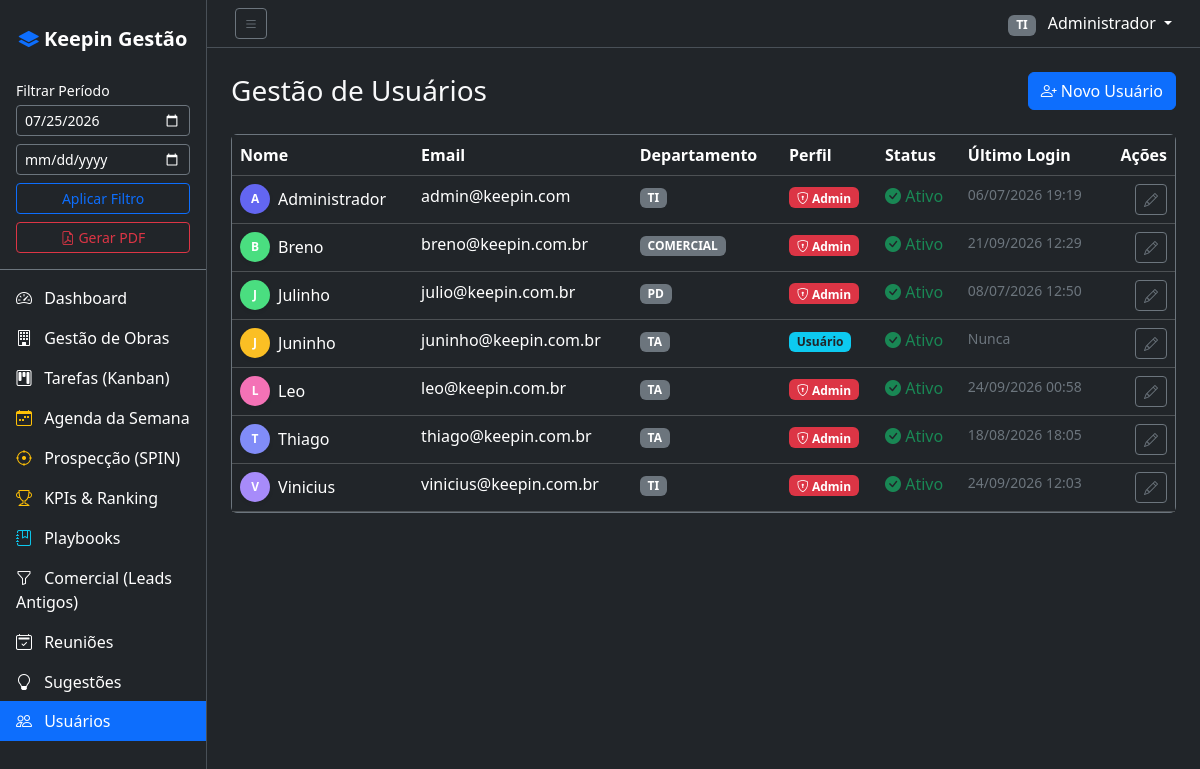
The app's page /?page=users (signed in) with its own data.
### tables this page shows
CREATE TABLE users (
            id INTEGER PRIMARY KEY AUTOINCREMENT,
            name TEXT NOT NULL,
            email TEXT UNIQUE NOT NULL,
            password TEXT NOT NULL,
            role TEXT NOT NULL DEFAULT 'user',
            department TEXT NOT NULL,
            avatar_color TEXT DEFAULT '#6366f1',
            active INTEGER DEFAULT 1,
            created_at DATETIME DEFAULT CURRENT_TIMESTAMP,
            last_login DATETIME
        );

### controllers/UserController.php (called while the page is built, shortened)
<?php
require_once __DIR__ . '/../auth.php';
class UserController {
    public function index() {
        $db = Database::getConnection();
        $users = $db->query("SELECT * FROM users ORDER BY name ASC")->fetchAll();
        require_once __DIR__ . '/../views/layout/header.php';
        require_once __DIR__ . '/../views/users/index.php';
        require_once __DIR__ . '/../views/layout/footer.php';
    }
}

### index.php (called while the page is built, shortened)
<?php
require_once __DIR__ . '/auth.php';
$action = isset($_GET['action']) ? $_GET['action'] : 'index';
$controller = new $controllerName();
$controller->$action();

### auth.php (called while the page is built, shortened)
<?php
function isLoggedIn() {
    return isset($_SESSION['user_id']);
}
function getCurrentUser() {
    return isset($_SESSION['user']) ? $_SESSION['user'] : null;
}
function isAdmin() {
    $user = getCurrentUser();
    return $user && $user['role'] === 'admin';
}
function getGlobalFilterStart() {
    return $_SESSION['filter_start'];
}
function getGlobalFilterEnd() {
    return $_SESSION['filter_end'];
}

### views/users/index.php (the view, shortened to what this page needs)
<div class="d-flex justify-content-between align-items-center mb-4">
    <h1 class="h3 text-light mb-0">Gestão de Usuários</h1>
    <button type="button" class="btn btn-primary" data-bs-toggle="modal" data-bs-target="#newUserModal">
        <i class="bi bi-person-plus"></i> Novo Usuário
    </button>
</div>
<div class="card bg-dark border-secondary">
    <div class="card-body p-0">
        <div class="table-responsive">
            <table class="table table-dark table-hover mb-0">
                <thead>
                    <tr>
                        <th>Nome</th>
                        <th>Email</th>
                        <th>Departamento</th>
                        <th>Perfil</th>
                        <th>Status</th>
                        <th>Último Login</th>
                        <th class="text-end">Ações</th>
                    </tr>
                </thead>
                <tbody>
                    <?php foreach($users as $u): ?>
                        <tr>
                            <td>
                                <div class="d-flex align-items-center">
                                    <div class="avatar shadow-sm me-2" style="width:30px; height:30px; border-radius:50%; background-color:<?= $u['avatar_color'] ?>; display:flex; align-items:center; justify-content:center; font-size:12px; font-weight:bold; color:white;">
                                        <?= strtoupper(substr($u['name'], 0, 1)) ?>
                                    </div>
                                    <?= htmlspecialchars($u['name']) ?>
                                </div>
                            </td>
                            <td><?= htmlspecialchars($u['email']) ?></td>
                            <td><span class="badge bg-secondary"><?= htmlspecialchars($u['department']) ?></span></td>
                            <td>
                                <?php if($u['role'] === 'admin'): ?>
                                    <span class="badge bg-danger"><i class="bi bi-shield-lock"></i> Admin</span>
                                <?php else: ?>
                                    <span class="badge bg-info text-dark">Usuário</span>
                                <?php endif; ?>
                            </td>
                            <td>
                                <?php if($u['active']): ?>
                                    <span class="text-success"><i class="bi bi-check-circle-fill"></i> Ativo</span>
                                <?php else: ?>
                                    <span class="text-danger"><i class="bi bi-x-circle-fill"></i> Inativo</span>
                                <?php endif; ?>
                            </td>
                            <td class="text-secondary small">
                                <?= $u['last_login'] ? date('d/m/Y H:i', strtotime($u['last_login'])) : 'Nunca' ?>
                            </td>
                            <td class="text-end">
                                <button class="btn btn-sm btn-outline-secondary" title="Editar"><i class="bi bi-pencil"></i></button>
                            </td>
                        </tr>
                    <?php endforeach; ?>
                </tbody>
            </table>
        </div>
    </div>
</div>

### views/layout/header.php (shortened to what this page needs)
<?php
$user = getCurrentUser();
$page = isset($_GET['page']) ? $_GET['page'] : 'dashboard';
?>
<!DOCTYPE html>
<html lang="pt-BR" data-bs-theme="dark">
<head>
    <link href="https://cdn.jsdelivr.net/npm/bootstrap@5.3.2/dist/css/bootstrap.min.css" rel="stylesheet">
    <link href="https://cdn.jsdelivr.net/npm/bootstrap-icons@1.11.1/font/bootstrap-icons.css" rel="stylesheet">
    <link href="<?= BASE_URL ?>/assets/css/app.css" rel="stylesheet">
</head>
<body>
    <div class="d-flex" id="wrapper">
        <?php if (isLoggedIn()): ?>
        <div class="bg-dark border-end" id="sidebar-wrapper">
            <div class="sidebar-heading text-center py-4 text-white fs-5 fw-bold">
                <i class="bi bi-layers-fill text-primary"></i> Keepin Gestão
            </div>
            <div class="px-3 pb-3 border-bottom border-secondary mb-2">
                <form method="GET" action="<?= BASE_URL ?>/">
                    <label class="form-label text-white small mb-1">Filtrar Período</label>
                    <input type="date" name="filter_start" class="form-control form-control-sm bg-dark text-white border-secondary mb-2" value="<?= htmlspecialchars(getGlobalFilterStart()) ?>">
                    <input type="date" name="filter_end" class="form-control form-control-sm bg-dark text-white border-secondary mb-2" value="<?= htmlspecialchars(getGlobalFilterEnd()) ?>">
                    <button class="btn btn-sm btn-outline-primary w-100 mb-2" type="submit">Aplicar Filtro</button>
                </form>
                <a href="<?= BASE_URL ?>/?page=report&action=pdf" target="_blank" class="btn btn-sm btn-outline-danger w-100">
                    <i class="bi bi-file-earmark-pdf"></i> Gerar PDF
                </a>
            </div>
            <div class="list-group list-group-flush">
                <a href="<?= BASE_URL ?>/?page=dashboard" class="list-group-item list-group-item-action bg-dark text-white <?= $page == 'dashboard' ? 'active' : '' ?>">
                    <i class="bi bi-speedometer2 me-2"></i> Dashboard
                </a>
                <a href="<?= BASE_URL ?>/?page=projects" class="list-group-item list-group-item-action bg-dark text-white <?= $page == 'projects' ? 'active' : '' ?>">
                    <i class="bi bi-building me-2"></i> Gestão de Obras
                </a>
                <a href="<?= BASE_URL ?>/?page=tasks" class="list-group-item list-group-item-action bg-dark text-white <?= $page == 'tasks' ? 'active' : '' ?>">
                    <i class="bi bi-kanban me-2"></i> Tarefas (Kanban)
                </a>
                <a href="<?= BASE_URL ?>/?page=agenda" class="list-group-item list-group-item-action bg-dark text-white <?= $page == 'agenda' ? 'active' : '' ?>">
                    <i class="bi bi-calendar-week me-2 text-warning"></i> Agenda da Semana
                </a>
                <a href="<?= BASE_URL ?>/?page=prospeccao" class="list-group-item list-group-item-action bg-dark text-white <?= $page == 'prospeccao' ? 'active' : '' ?>">
                    <i class="bi bi-crosshair me-2 text-warning"></i> Prospecção (SPIN)
                </a>
                <a href="<?= BASE_URL ?>/?page=kpis" class="list-group-item list-group-item-action bg-dark text-white <?= $page == 'kpis' ? 'active' : '' ?>">
                    <i class="bi bi-trophy me-2 text-warning"></i> KPIs & Ranking
                </a>
                <a href="<?= BASE_URL ?>/?page=playbook" class="list-group-item list-group-item-action bg-dark text-white <?= $page == 'playbook' ? 'active' : '' ?>">
                    <i class="bi bi-journal-bookmark me-2 text-info"></i> Playbooks
                </a>
                <a href="<?= BASE_URL ?>/?page=leads" class="list-group-item list-group-item-action bg-dark text-white <?= $page == 'leads' ? 'active' : '' ?>">
                    <i class="bi bi-funnel me-2"></i> Comercial (Leads Antigos)
                </a>
                <a href="<?= BASE_URL ?>/?page=meetings" class="list-group-item list-group-item-action bg-dark text-white <?= $page == 'meetings' ? 'active' : '' ?>">
                    <i class="bi bi-calendar2-check me-2"></i> Reuniões
                </a>
                <a href="<?= BASE_URL ?>/?page=suggestions" class="list-group-item list-group-item-action bg-dark text-white <?= $page == 'suggestions' ? 'active' : '' ?>">
                    <i class="bi bi-lightbulb me-2"></i> Sugestões
                </a>
                <?php if (isAdmin()): ?>
                <a href="<?= BASE_URL ?>/?page=users" class="list-group-item list-group-item-action bg-dark text-white <?= $page == 'users' ? 'active' : '' ?>">
                    <i class="bi bi-people me-2"></i> Usuários
                </a>
                <?php endif; ?>
            </div>
        </div>
        <?php endif; ?>
        <div id="page-content-wrapper" class="w-100 bg-dark text-light">
            <?php if (isLoggedIn()): ?>
            <nav class="navbar navbar-expand-lg navbar-dark bg-dark border-bottom px-3">
                <div class="container-fluid">
                    <button class="btn btn-outline-secondary btn-sm" id="menu-toggle"><i class="bi bi-list"></i></button>
                    <div class="ms-auto d-flex align-items-center">
                        <div class="dropdown">
                            <a class="nav-link dropdown-toggle text-white" href="#" role="button" data-bs-toggle="dropdown">
                                <span class="badge bg-secondary me-2"><?= htmlspecialchars($user['department']) ?></span>
                                <?= htmlspecialchars($user['name']) ?>
                            </a>
                        </div>
                    </div>
                </div>
            </nav>
            <?php endif; ?>
            <div class="container-fluid p-4">

### assets/css/app.css (style rules this page uses)
body { background-color: #212529; }
#wrapper { overflow-x: hidden; min-height: 100vh; }
#sidebar-wrapper { min-height: 100vh; width: 250px; transition: margin 0.25s ease-out; }
.list-group-item { border: none; }
.list-group-item.active { background-color: #0d6efd !important; border-color: #0d6efd !important; }
@media (min-width: 768px) { #sidebar-wrapper { margin-left: 0; } }
@media (min-width: 768px) { #page-content-wrapper { min-width: 0; width: 100%; } }

### records on screen
users: department "TI", name "Administrador", name "A", email "admin@keepin.com", role "admin" (drawn), active 1 (drawn), last_login "06/07/2026 19:19"
users: name "B", name "Breno", email "breno@keepin.com.br", department "COMERCIAL", role "admin" (drawn), active 1 (drawn), last_login "21/09/2026 12:29"
users: name "J", name "Julinho", email "julio@keepin.com.br", department "PD", role "admin" (drawn), active 1 (drawn), last_login "08/07/2026 12:50"
users: name "J", name "Juninho", email "juninho@keepin.com.br", department "TA", role "Usuário", active 1 (drawn), shows "Nunca"
users: name "L", name "Leo", email "leo@keepin.com.br", department "TA", role "admin" (drawn), active 1 (drawn), last_login "24/09/2026 00:58"
users: name "T", name "Thiago", email "thiago@keepin.com.br", department "TA", role "admin" (drawn), active 1 (drawn), last_login "18/08/2026 18:05"
users: name "V", name "Vinicius", email "vinicius@keepin.com.br", department "TI", role "admin" (drawn), active 1 (drawn), last_login "24/09/2026 12:03"
